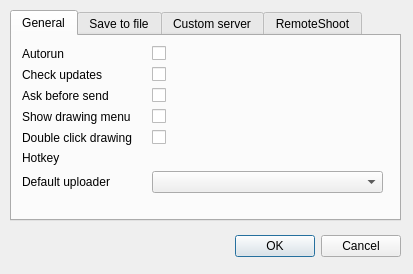
<?xml version="1.0" encoding="UTF-8"?>
<ui version="4.0">
 <class>OptionsForm</class>
 <widget class="QDialog" name="OptionsForm">
  <property name="windowModality">
   <enum>Qt::ApplicationModal</enum>
  </property>
  <property name="geometry">
   <rect>
    <x>0</x>
    <y>0</y>
    <width>413</width>
    <height>274</height>
   </rect>
  </property>
  <property name="sizePolicy">
   <sizepolicy hsizetype="Fixed" vsizetype="Fixed">
    <horstretch>0</horstretch>
    <verstretch>0</verstretch>
   </sizepolicy>
  </property>
  <property name="windowTitle">
   <string>Options</string>
  </property>
  <property name="modal">
   <bool>true</bool>
  </property>
  <widget class="QWidget" name="layoutWidget">
   <property name="geometry">
    <rect>
     <x>10</x>
     <y>230</y>
     <width>391</width>
     <height>33</height>
    </rect>
   </property>
   <layout class="QHBoxLayout">
    <property name="spacing">
     <number>6</number>
    </property>
    <property name="leftMargin">
     <number>0</number>
    </property>
    <property name="topMargin">
     <number>0</number>
    </property>
    <property name="rightMargin">
     <number>0</number>
    </property>
    <property name="bottomMargin">
     <number>0</number>
    </property>
    <item>
     <spacer>
      <property name="orientation">
       <enum>Qt::Horizontal</enum>
      </property>
      <property name="sizeHint" stdset="0">
       <size>
        <width>131</width>
        <height>31</height>
       </size>
      </property>
     </spacer>
    </item>
    <item>
     <widget class="QPushButton" name="okButton">
      <property name="text">
       <string>OK</string>
      </property>
     </widget>
    </item>
    <item>
     <widget class="QPushButton" name="cancelButton">
      <property name="text">
       <string>Cancel</string>
      </property>
     </widget>
    </item>
   </layout>
  </widget>
  <widget class="QTabWidget" name="tabWidget">
   <property name="enabled">
    <bool>true</bool>
   </property>
   <property name="geometry">
    <rect>
     <x>10</x>
     <y>10</y>
     <width>391</width>
     <height>211</height>
    </rect>
   </property>
   <property name="currentIndex">
    <number>0</number>
   </property>
   <widget class="QWidget" name="tab">
    <attribute name="title">
     <string>General</string>
    </attribute>
    <widget class="QWidget" name="formLayoutWidget">
     <property name="geometry">
      <rect>
       <x>10</x>
       <y>10</y>
       <width>361</width>
       <height>171</height>
      </rect>
     </property>
     <layout class="QFormLayout" name="formLayout">
      <property name="fieldGrowthPolicy">
       <enum>QFormLayout::AllNonFixedFieldsGrow</enum>
      </property>
      <property name="horizontalSpacing">
       <number>20</number>
      </property>
      <property name="verticalSpacing">
       <number>6</number>
      </property>
      <item row="0" column="0">
       <widget class="QLabel" name="label">
        <property name="text">
         <string>Autorun</string>
        </property>
       </widget>
      </item>
      <item row="0" column="1">
       <widget class="QCheckBox" name="autorun">
        <property name="text">
         <string/>
        </property>
       </widget>
      </item>
      <item row="1" column="0">
       <widget class="QLabel" name="label_6">
        <property name="text">
         <string>Check updates</string>
        </property>
       </widget>
      </item>
      <item row="1" column="1">
       <widget class="QCheckBox" name="checkUpdates">
        <property name="text">
         <string/>
        </property>
       </widget>
      </item>
      <item row="2" column="0">
       <widget class="QLabel" name="label_3">
        <property name="text">
         <string>Ask before send</string>
        </property>
       </widget>
      </item>
      <item row="2" column="1">
       <widget class="QCheckBox" name="askBeforeSend">
        <property name="text">
         <string/>
        </property>
       </widget>
      </item>
      <item row="3" column="0">
       <widget class="QLabel" name="label_10">
        <property name="text">
         <string>Show drawing menu</string>
        </property>
       </widget>
      </item>
      <item row="3" column="1">
       <widget class="QCheckBox" name="showDrawingMenu">
        <property name="text">
         <string/>
        </property>
       </widget>
      </item>
      <item row="4" column="0">
       <widget class="QLabel" name="label_11">
        <property name="text">
         <string>Double click drawing</string>
        </property>
       </widget>
      </item>
      <item row="4" column="1">
       <widget class="QCheckBox" name="doubleClickDrawing">
        <property name="text">
         <string/>
        </property>
       </widget>
      </item>
      <item row="5" column="0">
       <widget class="QLabel" name="label_7">
        <property name="text">
         <string>Hotkey</string>
        </property>
       </widget>
      </item>
      <item row="5" column="1">
       <layout class="QHBoxLayout" name="horizontalLayout"/>
      </item>
      <item row="6" column="0">
       <widget class="QLabel" name="label_4">
        <property name="text">
         <string>Default uploader</string>
        </property>
       </widget>
      </item>
      <item row="6" column="1">
       <widget class="QComboBox" name="defaultUploader"/>
      </item>
     </layout>
    </widget>
   </widget>
   <widget class="QWidget" name="tab_2">
    <attribute name="title">
     <string>Save to file</string>
    </attribute>
    <widget class="QWidget" name="formLayoutWidget_2">
     <property name="geometry">
      <rect>
       <x>10</x>
       <y>10</y>
       <width>361</width>
       <height>111</height>
      </rect>
     </property>
     <layout class="QFormLayout" name="formLayout_2">
      <property name="fieldGrowthPolicy">
       <enum>QFormLayout::AllNonFixedFieldsGrow</enum>
      </property>
      <property name="horizontalSpacing">
       <number>20</number>
      </property>
      <property name="verticalSpacing">
       <number>6</number>
      </property>
      <item row="0" column="0">
       <widget class="QLabel" name="label_2">
        <property name="text">
         <string>Save to dir:</string>
        </property>
       </widget>
      </item>
      <item row="0" column="1">
       <widget class="QPushButton" name="chooseSaveToFilePath">
        <property name="text">
         <string>choose</string>
        </property>
       </widget>
      </item>
      <item row="1" column="0">
       <widget class="QLabel" name="label_5">
        <property name="text">
         <string>Quality, %:</string>
        </property>
       </widget>
      </item>
      <item row="1" column="1">
       <widget class="QSpinBox" name="saveToFileQuality">
        <property name="maximum">
         <number>100</number>
        </property>
        <property name="singleStep">
         <number>10</number>
        </property>
       </widget>
      </item>
     </layout>
    </widget>
   </widget>
   <widget class="QWidget" name="customServerTab">
    <attribute name="title">
     <string>Custom server</string>
    </attribute>
    <widget class="QWidget" name="formLayoutWidget_3">
     <property name="geometry">
      <rect>
       <x>10</x>
       <y>10</y>
       <width>361</width>
       <height>161</height>
      </rect>
     </property>
     <layout class="QFormLayout" name="formLayout_3">
      <property name="fieldGrowthPolicy">
       <enum>QFormLayout::AllNonFixedFieldsGrow</enum>
      </property>
      <property name="horizontalSpacing">
       <number>20</number>
      </property>
      <property name="verticalSpacing">
       <number>6</number>
      </property>
      <item row="0" column="0">
       <widget class="QLabel" name="label_8">
        <property name="text">
         <string>Base url:</string>
        </property>
       </widget>
      </item>
      <item row="0" column="1">
       <widget class="QLineEdit" name="customServerUrl">
        <property name="text">
         <string>http://bsvi.ru/putpic/</string>
        </property>
       </widget>
      </item>
      <item row="1" column="0">
       <widget class="QLabel" name="label_9">
        <property name="text">
         <string>Quality, %:</string>
        </property>
       </widget>
      </item>
      <item row="1" column="1">
       <widget class="QSpinBox" name="customServerQuality">
        <property name="maximum">
         <number>100</number>
        </property>
        <property name="singleStep">
         <number>10</number>
        </property>
       </widget>
      </item>
      <item row="2" column="0">
       <widget class="QLabel" name="label_17">
        <property name="text">
         <string>Copy direct link</string>
        </property>
       </widget>
      </item>
      <item row="2" column="1">
       <widget class="QCheckBox" name="customServerDirectLink">
        <property name="text">
         <string/>
        </property>
       </widget>
      </item>
     </layout>
    </widget>
   </widget>
   <widget class="QWidget" name="tab_3">
    <attribute name="title">
     <string>RemoteShoot</string>
    </attribute>
    <widget class="QWidget" name="formLayoutWidget_4">
     <property name="geometry">
      <rect>
       <x>10</x>
       <y>10</y>
       <width>361</width>
       <height>171</height>
      </rect>
     </property>
     <layout class="QFormLayout" name="formLayout_4">
      <property name="fieldGrowthPolicy">
       <enum>QFormLayout::AllNonFixedFieldsGrow</enum>
      </property>
      <property name="horizontalSpacing">
       <number>20</number>
      </property>
      <property name="verticalSpacing">
       <number>6</number>
      </property>
      <item row="0" column="0">
       <widget class="QLabel" name="label_12">
        <property name="text">
         <string>Enable</string>
        </property>
       </widget>
      </item>
      <item row="0" column="1">
       <widget class="QCheckBox" name="remoteEnable">
        <property name="text">
         <string/>
        </property>
       </widget>
      </item>
      <item row="1" column="0">
       <widget class="QLabel" name="label_13">
        <property name="text">
         <string>Password</string>
        </property>
       </widget>
      </item>
      <item row="1" column="1">
       <widget class="QLineEdit" name="remotePassword">
        <property name="text">
         <string>qweqwe</string>
        </property>
        <property name="echoMode">
         <enum>QLineEdit::Password</enum>
        </property>
       </widget>
      </item>
      <item row="2" column="0">
       <widget class="QLabel" name="label_14">
        <property name="text">
         <string>Port</string>
        </property>
       </widget>
      </item>
      <item row="2" column="1">
       <widget class="QLineEdit" name="remotePort">
        <property name="text">
         <string>33333</string>
        </property>
       </widget>
      </item>
      <item row="3" column="1">
       <widget class="QLabel" name="ipLabel">
        <property name="text">
         <string/>
        </property>
        <property name="wordWrap">
         <bool>true</bool>
        </property>
       </widget>
      </item>
     </layout>
    </widget>
   </widget>
  </widget>
 </widget>
 <resources/>
 <connections>
  <connection>
   <sender>okButton</sender>
   <signal>clicked()</signal>
   <receiver>OptionsForm</receiver>
   <slot>accept()</slot>
   <hints>
    <hint type="sourcelabel">
     <x>278</x>
     <y>253</y>
    </hint>
    <hint type="destinationlabel">
     <x>96</x>
     <y>254</y>
    </hint>
   </hints>
  </connection>
  <connection>
   <sender>cancelButton</sender>
   <signal>clicked()</signal>
   <receiver>OptionsForm</receiver>
   <slot>reject()</slot>
   <hints>
    <hint type="sourcelabel">
     <x>369</x>
     <y>253</y>
    </hint>
    <hint type="destinationlabel">
     <x>179</x>
     <y>282</y>
    </hint>
   </hints>
  </connection>
 </connections>
</ui>
